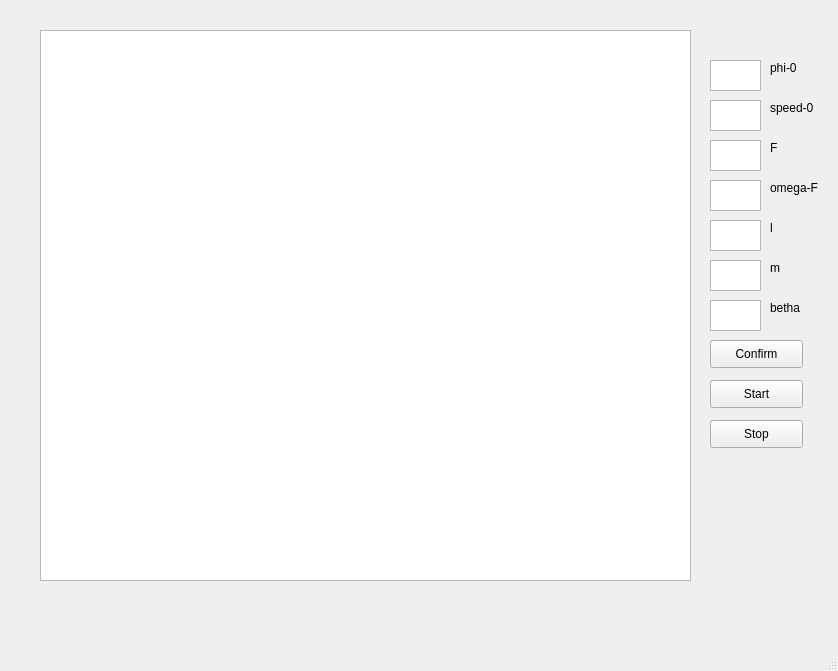
<?xml version="1.0" encoding="UTF-8"?>
<ui version="4.0">
 <class>MainWindow</class>
 <widget class="QMainWindow" name="MainWindow">
  <property name="geometry">
   <rect>
    <x>0</x>
    <y>0</y>
    <width>838</width>
    <height>671</height>
   </rect>
  </property>
  <property name="windowTitle">
   <string>MainWindow</string>
  </property>
  <widget class="QWidget" name="centralwidget">
   <widget class="QTextEdit" name="textEdit">
    <property name="geometry">
     <rect>
      <x>710</x>
      <y>60</y>
      <width>51</width>
      <height>31</height>
     </rect>
    </property>
   </widget>
   <widget class="QTextEdit" name="textEdit_2">
    <property name="geometry">
     <rect>
      <x>710</x>
      <y>100</y>
      <width>51</width>
      <height>31</height>
     </rect>
    </property>
   </widget>
   <widget class="QTextEdit" name="textEdit_3">
    <property name="geometry">
     <rect>
      <x>710</x>
      <y>140</y>
      <width>51</width>
      <height>31</height>
     </rect>
    </property>
   </widget>
   <widget class="QTextEdit" name="textEdit_4">
    <property name="geometry">
     <rect>
      <x>710</x>
      <y>180</y>
      <width>51</width>
      <height>31</height>
     </rect>
    </property>
   </widget>
   <widget class="QLabel" name="label">
    <property name="geometry">
     <rect>
      <x>770</x>
      <y>60</y>
      <width>56</width>
      <height>16</height>
     </rect>
    </property>
    <property name="text">
     <string>phi-0</string>
    </property>
   </widget>
   <widget class="QLabel" name="label_2">
    <property name="geometry">
     <rect>
      <x>770</x>
      <y>100</y>
      <width>56</width>
      <height>16</height>
     </rect>
    </property>
    <property name="text">
     <string>speed-0</string>
    </property>
   </widget>
   <widget class="QLabel" name="label_3">
    <property name="geometry">
     <rect>
      <x>770</x>
      <y>140</y>
      <width>56</width>
      <height>16</height>
     </rect>
    </property>
    <property name="text">
     <string>F</string>
    </property>
   </widget>
   <widget class="QLabel" name="label_4">
    <property name="geometry">
     <rect>
      <x>770</x>
      <y>180</y>
      <width>56</width>
      <height>16</height>
     </rect>
    </property>
    <property name="text">
     <string>omega-F</string>
    </property>
   </widget>
   <widget class="QTextEdit" name="textEdit_5">
    <property name="geometry">
     <rect>
      <x>710</x>
      <y>220</y>
      <width>51</width>
      <height>31</height>
     </rect>
    </property>
   </widget>
   <widget class="QTextEdit" name="textEdit_6">
    <property name="geometry">
     <rect>
      <x>710</x>
      <y>260</y>
      <width>51</width>
      <height>31</height>
     </rect>
    </property>
   </widget>
   <widget class="QLabel" name="label_5">
    <property name="geometry">
     <rect>
      <x>770</x>
      <y>220</y>
      <width>56</width>
      <height>16</height>
     </rect>
    </property>
    <property name="text">
     <string>l</string>
    </property>
   </widget>
   <widget class="QLabel" name="label_6">
    <property name="geometry">
     <rect>
      <x>770</x>
      <y>260</y>
      <width>56</width>
      <height>16</height>
     </rect>
    </property>
    <property name="text">
     <string>m</string>
    </property>
   </widget>
   <widget class="QTextEdit" name="textEdit_7">
    <property name="geometry">
     <rect>
      <x>710</x>
      <y>300</y>
      <width>51</width>
      <height>31</height>
     </rect>
    </property>
   </widget>
   <widget class="QLabel" name="label_7">
    <property name="geometry">
     <rect>
      <x>770</x>
      <y>300</y>
      <width>56</width>
      <height>16</height>
     </rect>
    </property>
    <property name="text">
     <string>betha</string>
    </property>
   </widget>
   <widget class="QPushButton" name="pushButton">
    <property name="geometry">
     <rect>
      <x>710</x>
      <y>380</y>
      <width>93</width>
      <height>28</height>
     </rect>
    </property>
    <property name="text">
     <string>Start</string>
    </property>
   </widget>
   <widget class="QPushButton" name="pushButton_2">
    <property name="geometry">
     <rect>
      <x>710</x>
      <y>420</y>
      <width>93</width>
      <height>28</height>
     </rect>
    </property>
    <property name="text">
     <string>Stop</string>
    </property>
   </widget>
   <widget class="QGraphicsView" name="graphicsView">
    <property name="geometry">
     <rect>
      <x>40</x>
      <y>30</y>
      <width>651</width>
      <height>551</height>
     </rect>
    </property>
   </widget>
   <widget class="QPushButton" name="pushButton_3">
    <property name="geometry">
     <rect>
      <x>710</x>
      <y>340</y>
      <width>93</width>
      <height>28</height>
     </rect>
    </property>
    <property name="text">
     <string>Confirm</string>
    </property>
   </widget>
  </widget>
  <widget class="QMenuBar" name="menubar">
   <property name="geometry">
    <rect>
     <x>0</x>
     <y>0</y>
     <width>838</width>
     <height>25</height>
    </rect>
   </property>
  </widget>
  <widget class="QStatusBar" name="statusbar"/>
 </widget>
 <resources/>
 <connections/>
</ui>
